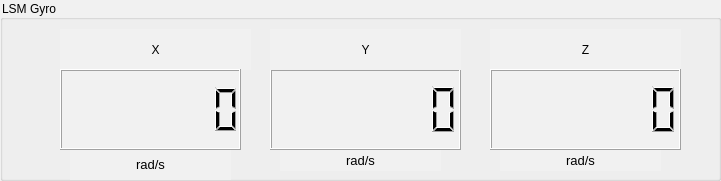
       <widget class="QGroupBox" name="groupBox_6">
        <property name="geometry">
         <rect>
          <x>1560</x>
          <y>450</y>
          <width>721</width>
          <height>181</height>
         </rect>
        </property>
        <property name="styleSheet">
         <string notr="true">background-color: rgb(227, 227, 227);
background-color: rgb(241, 241, 241);
font: 87 9pt &quot;Segoe UI Black&quot;;</string>
        </property>
        <property name="title">
         <string>LSM Gyro</string>
        </property>
        <widget class="QLabel" name="label_37">
         <property name="geometry">
          <rect>
           <x>490</x>
           <y>29</y>
           <width>191</width>
           <height>41</height>
          </rect>
         </property>
         <property name="styleSheet">
          <string notr="true">font: 87 11pt &quot;Segoe UI Black&quot;;
font: 11pt &quot;MS Shell Dlg 2&quot;;</string>
         </property>
         <property name="text">
          <string>Z</string>
         </property>
         <property name="alignment">
          <set>Qt::AlignCenter</set>
         </property>
        </widget>
        <widget class="QLabel" name="label_38">
         <property name="geometry">
          <rect>
           <x>70</x>
           <y>149</y>
           <width>161</width>
           <height>31</height>
          </rect>
         </property>
         <property name="font">
          <font>
           <family>MS UI Gothic</family>
           <pointsize>10</pointsize>
           <weight>50</weight>
           <italic>false</italic>
           <bold>false</bold>
          </font>
         </property>
         <property name="styleSheet">
          <string notr="true">font: 10pt &quot;MS UI Gothic&quot;;</string>
         </property>
         <property name="text">
          <string>rad/s</string>
         </property>
         <property name="alignment">
          <set>Qt::AlignCenter</set>
         </property>
        </widget>
        <widget class="QLabel" name="label_39">
         <property name="geometry">
          <rect>
           <x>60</x>
           <y>29</y>
           <width>191</width>
           <height>41</height>
          </rect>
         </property>
         <property name="styleSheet">
          <string notr="true">font: 87 11pt &quot;Segoe UI Black&quot;;
font: 11pt &quot;MS Shell Dlg 2&quot;;</string>
         </property>
         <property name="text">
          <string>X</string>
         </property>
         <property name="alignment">
          <set>Qt::AlignCenter</set>
         </property>
        </widget>
        <widget class="QLCDNumber" name="LSMGyroLCD_Y">
         <property name="geometry">
          <rect>
           <x>270</x>
           <y>69</y>
           <width>191</width>
           <height>81</height>
          </rect>
         </property>
         <property name="smallDecimalPoint">
          <bool>false</bool>
         </property>
         <property name="digitCount">
          <number>7</number>
         </property>
        </widget>
        <widget class="QLabel" name="label_40">
         <property name="geometry">
          <rect>
           <x>280</x>
           <y>150</y>
           <width>161</width>
           <height>21</height>
          </rect>
         </property>
         <property name="font">
          <font>
           <family>MS UI Gothic</family>
           <pointsize>10</pointsize>
           <weight>50</weight>
           <italic>false</italic>
           <bold>false</bold>
          </font>
         </property>
         <property name="styleSheet">
          <string notr="true">font: 10pt &quot;MS UI Gothic&quot;;</string>
         </property>
         <property name="text">
          <string>rad/s</string>
         </property>
         <property name="alignment">
          <set>Qt::AlignCenter</set>
         </property>
        </widget>
        <widget class="QLCDNumber" name="LSMGyroLCD_X">
         <property name="geometry">
          <rect>
           <x>60</x>
           <y>69</y>
           <width>181</width>
           <height>81</height>
          </rect>
         </property>
         <property name="minimumSize">
          <size>
           <width>111</width>
           <height>31</height>
          </size>
         </property>
         <property name="autoFillBackground">
          <bool>false</bool>
         </property>
         <property name="smallDecimalPoint">
          <bool>false</bool>
         </property>
         <property name="digitCount">
          <number>7</number>
         </property>
         <property name="mode">
          <enum>QLCDNumber::Dec</enum>
         </property>
         <property name="segmentStyle">
          <enum>QLCDNumber::Filled</enum>
         </property>
        </widget>
        <widget class="QLCDNumber" name="LSMGyroLCD_Z">
         <property name="geometry">
          <rect>
           <x>490</x>
           <y>69</y>
           <width>191</width>
           <height>81</height>
          </rect>
         </property>
         <property name="smallDecimalPoint">
          <bool>false</bool>
         </property>
         <property name="digitCount">
          <number>7</number>
         </property>
        </widget>
        <widget class="QLabel" name="label_41">
         <property name="geometry">
          <rect>
           <x>270</x>
           <y>29</y>
           <width>191</width>
           <height>41</height>
          </rect>
         </property>
         <property name="styleSheet">
          <string notr="true">font: 87 11pt &quot;Segoe UI Black&quot;;
font: 11pt &quot;MS Shell Dlg 2&quot;;</string>
         </property>
         <property name="text">
          <string>Y</string>
         </property>
         <property name="alignment">
          <set>Qt::AlignCenter</set>
         </property>
        </widget>
        <widget class="QLabel" name="label_42">
         <property name="geometry">
          <rect>
           <x>500</x>
           <y>150</y>
           <width>161</width>
           <height>21</height>
          </rect>
         </property>
         <property name="font">
          <font>
           <family>MS UI Gothic</family>
           <pointsize>10</pointsize>
           <weight>50</weight>
           <italic>false</italic>
           <bold>false</bold>
          </font>
         </property>
         <property name="styleSheet">
          <string notr="true">font: 10pt &quot;MS UI Gothic&quot;;</string>
         </property>
         <property name="text">
          <string>rad/s</string>
         </property>
         <property name="alignment">
          <set>Qt::AlignCenter</set>
         </property>
        </widget>
       </widget>
